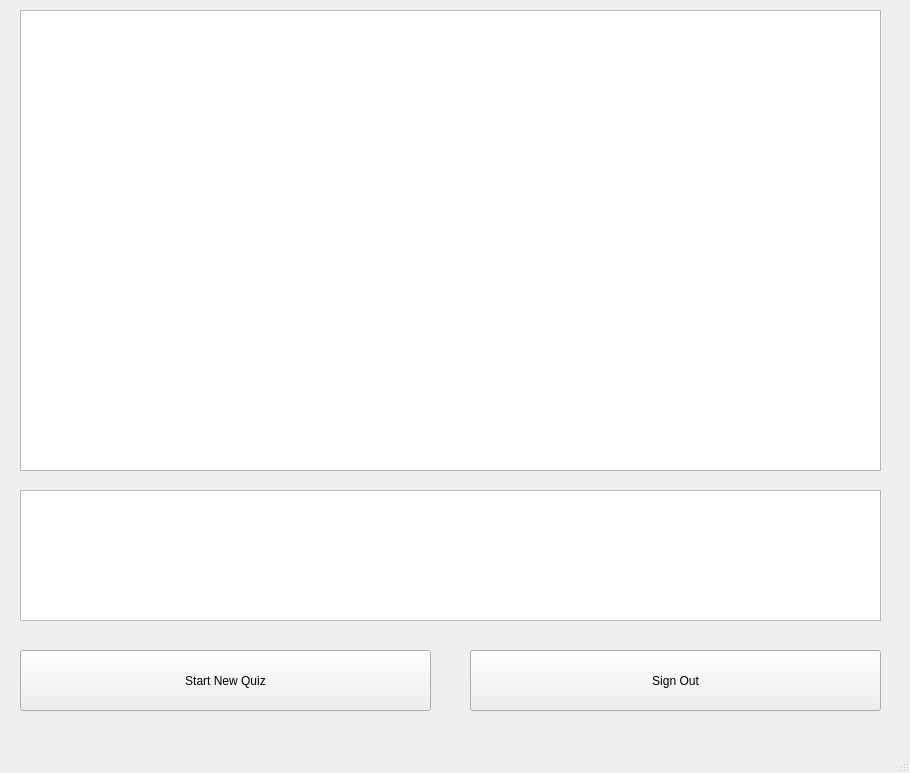
<?xml version="1.0" encoding="UTF-8"?>
<ui version="4.0">
 <class>MainWindow</class>
 <widget class="QMainWindow" name="MainWindow">
  <property name="geometry">
   <rect>
    <x>0</x>
    <y>0</y>
    <width>910</width>
    <height>773</height>
   </rect>
  </property>
  <property name="windowTitle">
   <string>MainWindow</string>
  </property>
  <widget class="QWidget" name="centralwidget">
   <widget class="QTableWidget" name="Questions_result">
    <property name="geometry">
     <rect>
      <x>20</x>
      <y>10</y>
      <width>861</width>
      <height>461</height>
     </rect>
    </property>
   </widget>
   <widget class="QPushButton" name="signout">
    <property name="geometry">
     <rect>
      <x>470</x>
      <y>650</y>
      <width>411</width>
      <height>61</height>
     </rect>
    </property>
    <property name="text">
     <string>Sign Out</string>
    </property>
   </widget>
   <widget class="QPushButton" name="NewQuiz">
    <property name="geometry">
     <rect>
      <x>20</x>
      <y>650</y>
      <width>411</width>
      <height>61</height>
     </rect>
    </property>
    <property name="text">
     <string>Start New Quiz</string>
    </property>
   </widget>
   <widget class="QTableWidget" name="total_results">
    <property name="geometry">
     <rect>
      <x>20</x>
      <y>490</y>
      <width>861</width>
      <height>131</height>
     </rect>
    </property>
   </widget>
  </widget>
  <widget class="QStatusBar" name="statusbar"/>
 </widget>
 <resources/>
 <connections>
  <connection>
   <sender>signout</sender>
   <signal>clicked()</signal>
   <receiver>MainWindow</receiver>
   <slot>deleteLater()</slot>
   <hints>
    <hint type="sourcelabel">
     <x>705</x>
     <y>175</y>
    </hint>
    <hint type="destinationlabel">
     <x>399</x>
     <y>299</y>
    </hint>
   </hints>
  </connection>
  <connection>
   <sender>NewQuiz</sender>
   <signal>clicked()</signal>
   <receiver>MainWindow</receiver>
   <slot>deleteLater()</slot>
   <hints>
    <hint type="sourcelabel">
     <x>705</x>
     <y>315</y>
    </hint>
    <hint type="destinationlabel">
     <x>399</x>
     <y>299</y>
    </hint>
   </hints>
  </connection>
 </connections>
</ui>
